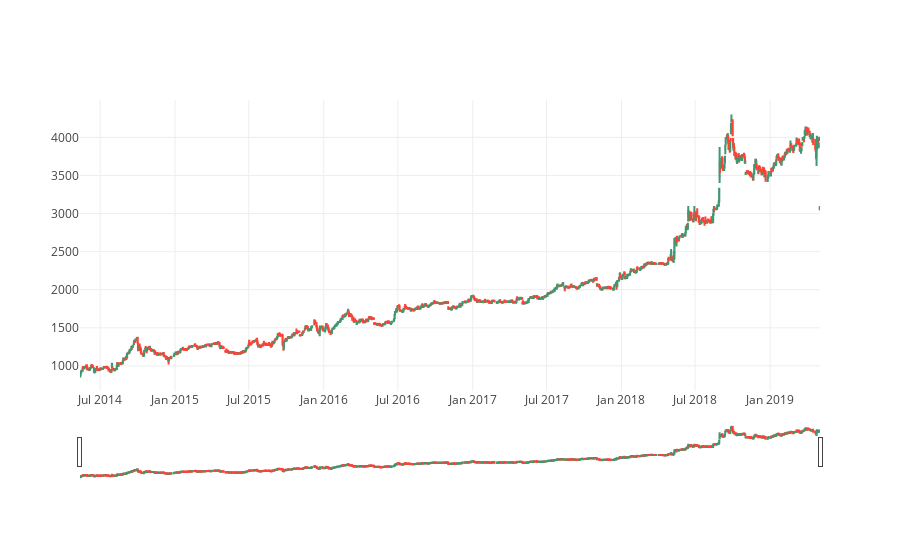

The notebook cell this image was saved under:
### Markdown cell above
También vamos a graficar basándonos en los valores de apertura, mínimo, máximo y cierre

### Code cell
plotly.offline.init_notebook_mode(connected=True)

trace = go.Candlestick(x=ay24['fecha'],
                open=ay24['apertura'],
                high=ay24['maximo'],
                low=ay24['minimo'],
                close=ay24['cierre'])
data = [trace]

plotly.offline.iplot(data)

### Figure 1 — Plotly figure (JSON) as saved in the notebook; plotly's stock layout.template omitted (floating-point values rounded to 4 significant figures; data arrays with more than 128 entries replaced by an {"elided": "..."} marker saying what was removed)
{"data": [{"close": {"elided": "1215 float values"}, "high": {"elided": "1215 float values"}, "low": {"elided": "1215 float values"}, "open": {"elided": "1215 float values"}, "type": "candlestick", "uid": "7bcf39da-f8f8-4f20-a328-87bedd97b881", "x": {"elided": "1215 str values"}}], "layout": {}}
